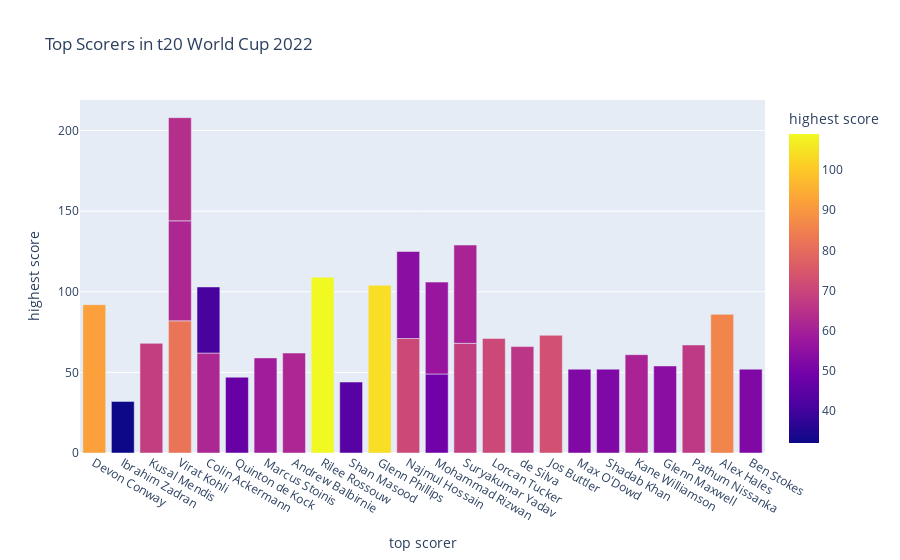

Here is the notebook cell this chart was saved with:
### Markdown cell above
### So in 17 matches, the teams decided to bat first, and in 13 matches, the teams chose to field first.

### Code cell
figure = px.bar(data, 
                x=data["top scorer"], 
                y = data["highest score"], 
                color = data["highest score"],
                title="Top Scorers in t20 World Cup 2022")
figure.show()

### Figure 1 — Plotly figure (JSON) as saved in the notebook; plotly's stock layout.template omitted (floating-point values rounded to 4 significant figures)
{"data": [{"alignmentgroup": "True", "hovertemplate": "top scorer=%{x}<br>highest score=%{marker.color}<extra></extra>", "legendgroup": "", "marker": {"color": [92, 32, 68, 82, 62, 47, 59, 62, null, 109, 62, 44, null, null, 104, 71, 49, 68, 71, 66, 73, 52, 64, 52, 61, 54, 67, 41, 54, 61, 57, 86, 52], "coloraxis": "coloraxis", "pattern": {"shape": ""}}, "name": "", "offsetgroup": "", "orientation": "v", "showlegend": false, "textposition": "auto", "type": "bar", "x": ["Devon Conway", "Ibrahim Zadran", "Kusal Mendis", "Virat Kohli", "Colin Ackermann", "Quinton de Kock", "Marcus Stoinis", "Andrew Balbirnie", null, "Rilee Rossouw", "Virat Kohli", "Shan Masood", null, null, "Glenn Phillips", "Najmul Hossain", "Mohammad Rizwan", "Suryakumar Yadav", "Lorcan Tucker", "de Silva", "Jos Buttler", "Max O'Dowd", "Virat Kohli", "Shadab Khan", "Kane Williamson", "Glenn Maxwell", "Pathum Nissanka", "Colin Ackermann", "Najmul Hossain", "Suryakumar Yadav", "Mohammad Rizwan", "Alex Hales", "Ben Stokes"], "xaxis": "x", "y": [92, 32, 68, 82, 62, 47, 59, 62, null, 109, 62, 44, null, null, 104, 71, 49, 68, 71, 66, 73, 52, 64, 52, 61, 54, 67, 41, 54, 61, 57, 86, 52], "yaxis": "y"}], "layout": {"barmode": "relative", "coloraxis": {"colorbar": {"title": {"text": "highest score"}}, "colorscale": [[0, "#0d0887"], [0.1111, "#46039f"], [0.2222, "#7201a8"], [0.3333, "#9c179e"], [0.4444, "#bd3786"], [0.5556, "#d8576b"], [0.6667, "#ed7953"], [0.7778, "#fb9f3a"], [0.8889, "#fdca26"], [1, "#f0f921"]]}, "legend": {"tracegroupgap": 0}, "title": {"text": "Top Scorers in t20 World Cup 2022"}, "xaxis": {"anchor": "y", "domain": [0, 1], "title": {"text": "top scorer"}}, "yaxis": {"anchor": "x", "domain": [0, 1], "title": {"text": "highest score"}}}}
